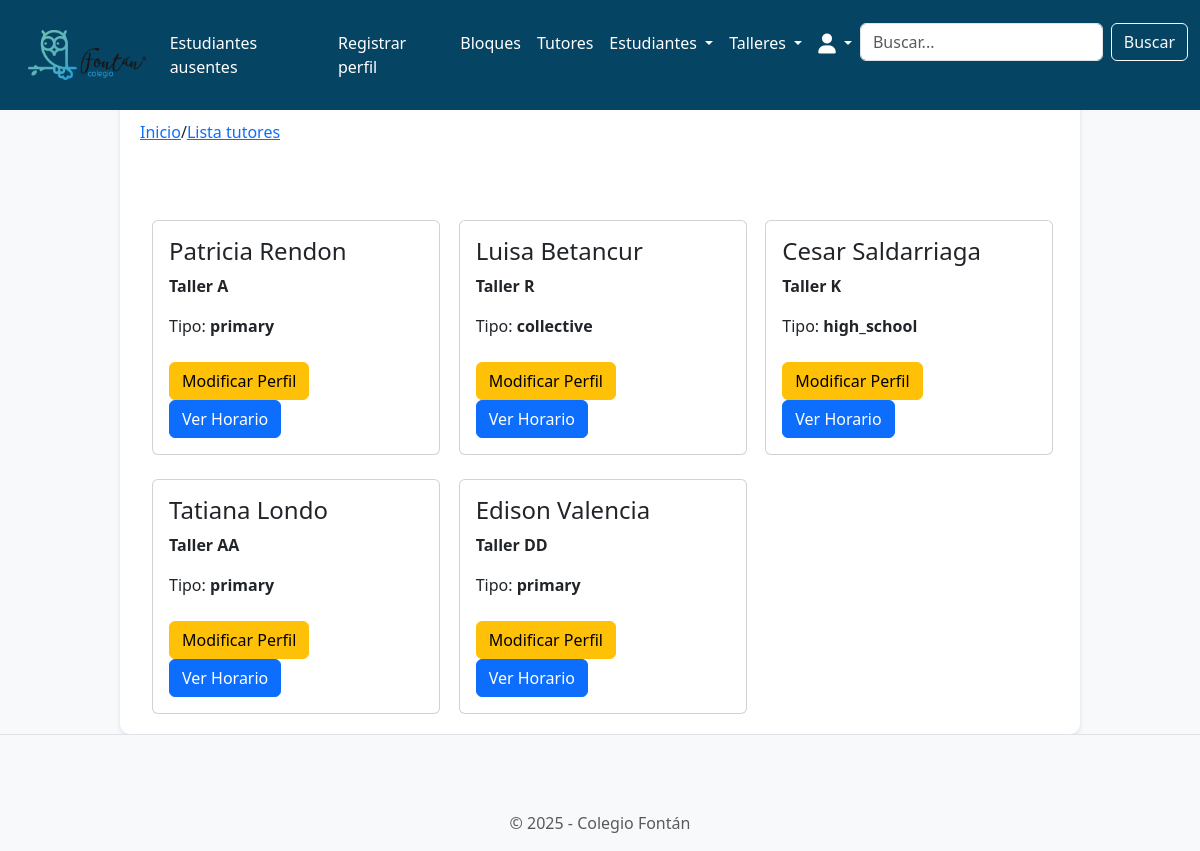
Screenshot of /tutors/tutors_list/ (signed in) with the database file from the repository.
### tutors/models.py (models this page shows, shortened)
class Tutor(models.Model):
    tutor_id = models.AutoField(primary_key=True)
    user = models.OneToOneField(
        User,
        on_delete=models.CASCADE,
        related_name="tutor_profile"
    )
    student = models.ForeignKey(
        Student,
        on_delete=models.SET_NULL,
        null=True,
        blank=True
    )

### workshops/models.py (models this page shows, shortened)
class Workshop(models.Model):
    WORKSHOP_TYPES = [
        ('primary', 'Primaria'),
        ('high_school', 'Bachillerato'),
        ('collective', 'Colectivo'),
    ]
    workshop_id = models.AutoField(primary_key=True)
    name = models.CharField(max_length=100, unique=True)
    tutor = models.ForeignKey(
        'tutors.Tutor',
        on_delete=models.SET_NULL,
        null=True,
        blank=True,
        related_name='workshops'  # Esta línea permite acceder a los talleres desde el tutor
    )
    max_capacity = models.IntegerField(default=25)
    type = models.CharField(
        max_length=20,
        choices=WORKSHOP_TYPES,
        default='primary'
    )

### tutors/views.py (the view)
# urls.py: path('tutors_list/', views.tutors_list, name='tutors.tutors_list'),
def tutors_list(request):
    query = request.GET.get('query', '').strip()  # Elimina espacios en blanco en la búsqueda
    workshops = Workshop.objects.all()
    if query:
        keywords = query.split()
        filters = Q()
        for keyword in keywords:
            filters |= Q(user__first_name__icontains=keyword) | Q(user__last_name__icontains=keyword)
        tutors = Tutor.objects.filter(filters)
    else:
        tutors = Tutor.objects.all()
    return render(request, 'tutors/tutors_list.html', {
        'workshops': workshops,
        'tutors': tutors,
        'query': query,
        'search_type': 'tutors',
    })

### tutors/templates/tutors/tutors_list.html (shortened to what this page needs)
{% extends 'base.html' %}
{% block breadcrumb %}
  <a href="{% url 'home.home' %}">Inicio</a>
  <span>/</span>
  <a href="{% url 'tutors.tutors_list' %}">Lista tutores</a>
{% endblock %}
{% load static %}
{% block content %}
<div class="container">
  <div class="row row-cols-1 row-cols-md-3 g-4">
    {% if query %}
      {% if tutors %}
        {% for tutor in tutors %}
        <div class="col">
          <div class="card" style="width: 18rem;">
            <div class="card-body">
              <h4 class="card-title">{{ tutor.user.first_name }} {{tutor.user.last_name }}</h5>
                <h5 class="card-text"><strong>{{ tutor.user.email}}</strong></h5>
                {% if tutor.workshops.count > 0 %}
                  {% for workshop in tutor.workshops.all %}
                    <p class="card-text"><strong>{{ workshop.name}}</strong>
                  {% endfor %}
                {% else %}
                  <br>No tiene Talleres asignados.
                {% endif %}
              <br>
              <br>
              <a href="{% url 'tutors.modify_tutor' tutor_id=tutor.tutor_id %}" class="btn btn-warning">Modificar tutor</a>
              <a href="{% url 'tutor_schedule' tutor_id=tutor.tutor_id %}" class="btn btn-primary">Ver Horario</a>
            </div>
          </div>
        </div>
        {% endfor %}
      {% else %}
        <div class="col">
          <h2>No se encontraron resultados para "{{ query }}"</h2>
        </div>
      {% endif %}
    {% else %}
      {% for tutor in tutors %}
      <div class="col">
        <div class="card" style="width: 18rem;">
          <div class="card-body">
            <h4 class="card-title">{{ tutor.user.first_name }} {{tutor.user.last_name }}</h5>
              {% if tutor.workshops.count > 0 %}
                {% for workshop in tutor.workshops.all %}
                  <p class="card-text"><strong>{{ workshop.name}}</strong>
                  <p class="card-text">Tipo: <strong>{{ workshop.type}}</strong>
                {% endfor %}
              {% else %}
                <br>No tiene Talleres asignados.
              {% endif %}
            <br>
            <br>
            <a href="{% url 'tutors.modify_tutor' tutor_id=tutor.tutor_id %}" class="btn btn-warning">Modificar Perfil</a>
            <a href="{% url 'tutor_schedule' tutor_id=tutor.tutor_id %}" class="btn btn-primary">Ver Horario</a>
          </div>
        </div>
      </div>
      {% endfor %}
    {% endif %}
  </div>
</div>
{% endblock %}

### horariosfontanproyecto/templates/base.html (style rules this page uses)
body { background-color: #f8f9fa; }
.container { max-width: 960px; margin: 0 auto; }

### horariosfontanproyecto/templates/navbar.html (style rules this page uses)
:root { --primary-color: #064463; --secondary-color: #1C5471; --hover-color: #163E59; --text-color: #fff; --bg-color: #f9f9f9; }

### rows the page displays
Tutor: user.first_name "Patricia", user.last_name "Rendon"
Workshop: name "Taller A", type "primary"
Tutor: user.first_name "Luisa", user.last_name "Betancur"
Workshop: name "Taller R", type "collective"
Tutor: user.first_name "Cesar", user.last_name "Saldarriaga"
Workshop: name "Taller K", type "high_school"
Tutor: user.first_name "Tatiana", user.last_name "Londo"
Workshop: name "Taller AA", type "primary"
Tutor: user.first_name "Edison", user.last_name "Valencia"
Workshop: name "Taller DD", type "primary"
